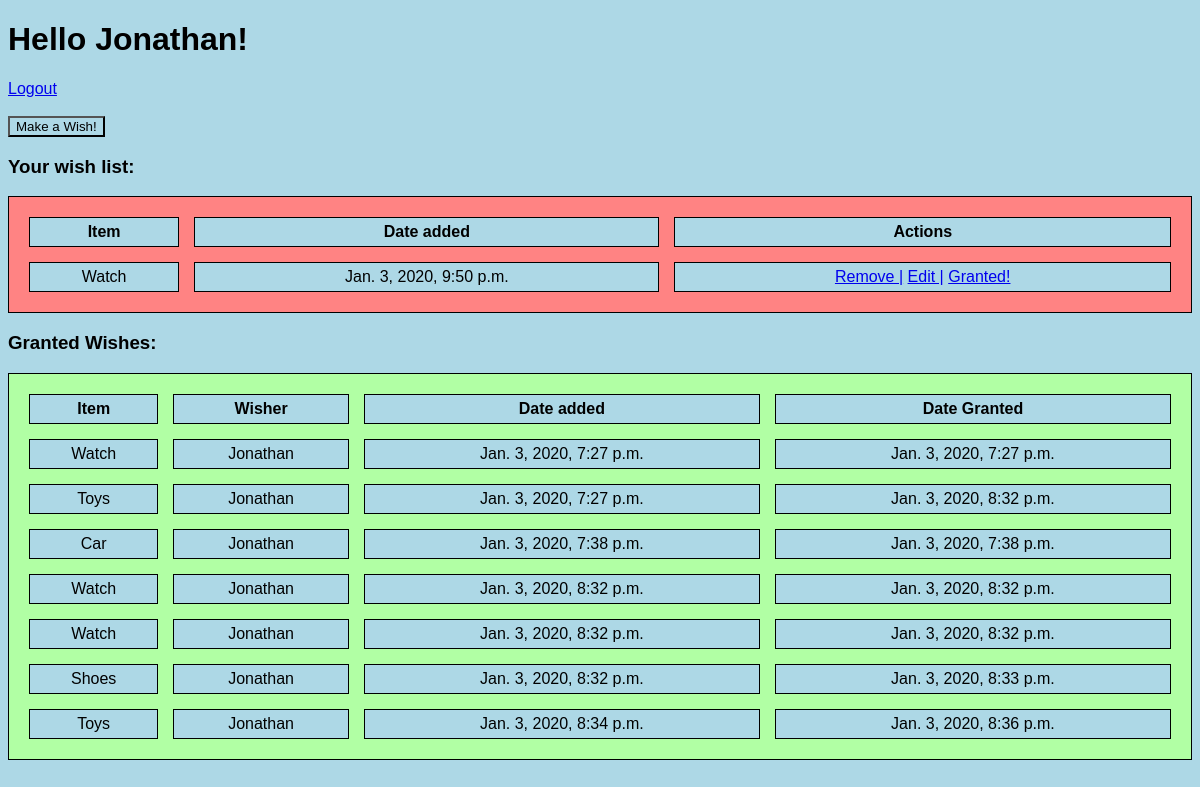
Screenshot of /wishes (signed in) with the database file from the repository.
### wish_app/models.py (models this page shows)
class User(models.Model):
    first_name = models.CharField(max_length=255)
    last_name = models.CharField(max_length=255)
    email = models.EmailField(max_length=255)
    password = models.CharField(max_length=255)
    created_at = models.DateTimeField(auto_now_add=True)
    updated_at = models.DateTimeField(auto_now=True)
    objects = UserManager()

class Wish(models.Model):
    item = models.CharField(max_length=255)
    description = models.CharField(max_length=255)
    granted = models.BooleanField(null=True)
    creator = models.ForeignKey(User,related_name='wishes',on_delete=models.CASCADE)
    created_at = models.DateTimeField(auto_now_add=True)
    updated_at = models.DateTimeField(auto_now=True)
    objects = WishManager()

### wish_app/views.py (the view)
# urls.py: path('wishes', views.wishes),
def wishes(request):
    if 'user' not in request.session:
        return redirect('/')
    else:
        context = {
            'wishes': Wish.objects.all(),
            'current_user': User.objects.get(id=request.session['user'])
        }
    return render(request,'dashboard.html',context)

### wish_app/templates/dashboard.html (shortened to what this page needs)
<!DOCTYPE html>
<html lang="en">
<head>
    {% load static %}
    <link rel="stylesheet" type="text/css" href="{% static 'style.css' %}">
</head>
<body>
    <h1>Hello {{current_user.first_name}}!</h1>
    <a  href='/logout'>Logout</a>
    <br><br>
    <form action="/new" method="POST">
        <button type='submit'>Make a Wish!</button>
    </form>
    <h3>Your wish list:</h3>
    <table id="t01">
        <thead>
            <tr>
                <th>Item</th>
                <th>Date added</th>
                <th>Actions</th>
                </tr>
        </thead>
        <tbody>
        {% for wish in wishes %}
            {% if current_user.id == wish.creator.id %}
                {% if not wish.granted %}
            <tr>
                <td>{{wish.item}}</td>
                <td>{{wish.created_at}}</td>
                <td>
                    <a href="/remove/{{wish.id}}">Remove  |</a>
                    <a href="/edit/{{wish.id}}">Edit  |</a>
                    <a href="/granted/{{wish.id}}">Granted!</a>
                </td>
                </tr>
                {% endif %}
            {% endif %}
        {% endfor %}
        </tbody>
    </table>
    <h3>Granted Wishes:</h3>
    <table id="t02">
        <thead>
            <tr>
                <th>Item</th>
                <th>Wisher</th>
                <th>Date added</th>
                <th>Date Granted</th>
            </tr>
        </thead>
        <tbody>
        {% for wish in wishes %}
            {% if current_user.id == wish.creator.id %}
                {% if wish.granted %}
            <tr>
                <td>{{wish.item}}</td>
                <td>{{current_user.first_name}}</td>
                <td>{{wish.created_at}}</td>
                <td>{{wish.updated_at}}</td>
                </tr>
                {% endif %}
            {% endif %}
        {% endfor %}
        </tbody>
    </table>
</body>
</html>

### wish_app/static/style.css (style rules this page uses)
* { background-color: lightblue; font-family: Arial, Helvetica, sans-serif; }
table, th, td { border: 1px solid black; padding: 5px; text-align: center; }
table { border-spacing: 15px; width: 100%; }
table#t01 { width: 100%; background-color: #ff8383; }
table#t02 { width: 100%; background-color: #b1ffa4; }

### rows the page displays
User: first_name "Jonathan"
Wish: item "Watch", created_at "Jan. 3, 2020, 9:50 p.m."
Wish: item "Watch", created_at "Jan. 3, 2020, 7:27 p.m.", updated_at "Jan. 3, 2020, 7:27 p.m."
Wish: item "Toys", created_at "Jan. 3, 2020, 7:27 p.m.", updated_at "Jan. 3, 2020, 8:32 p.m."
Wish: item "Car", created_at "Jan. 3, 2020, 7:38 p.m.", updated_at "Jan. 3, 2020, 7:38 p.m."
Wish: item "Watch", created_at "Jan. 3, 2020, 8:32 p.m.", updated_at "Jan. 3, 2020, 8:32 p.m."
Wish: item "Watch", created_at "Jan. 3, 2020, 8:32 p.m.", updated_at "Jan. 3, 2020, 8:32 p.m."
Wish: item "Shoes", created_at "Jan. 3, 2020, 8:32 p.m.", updated_at "Jan. 3, 2020, 8:33 p.m."
Wish: item "Toys", created_at "Jan. 3, 2020, 8:34 p.m.", updated_at "Jan. 3, 2020, 8:36 p.m."
